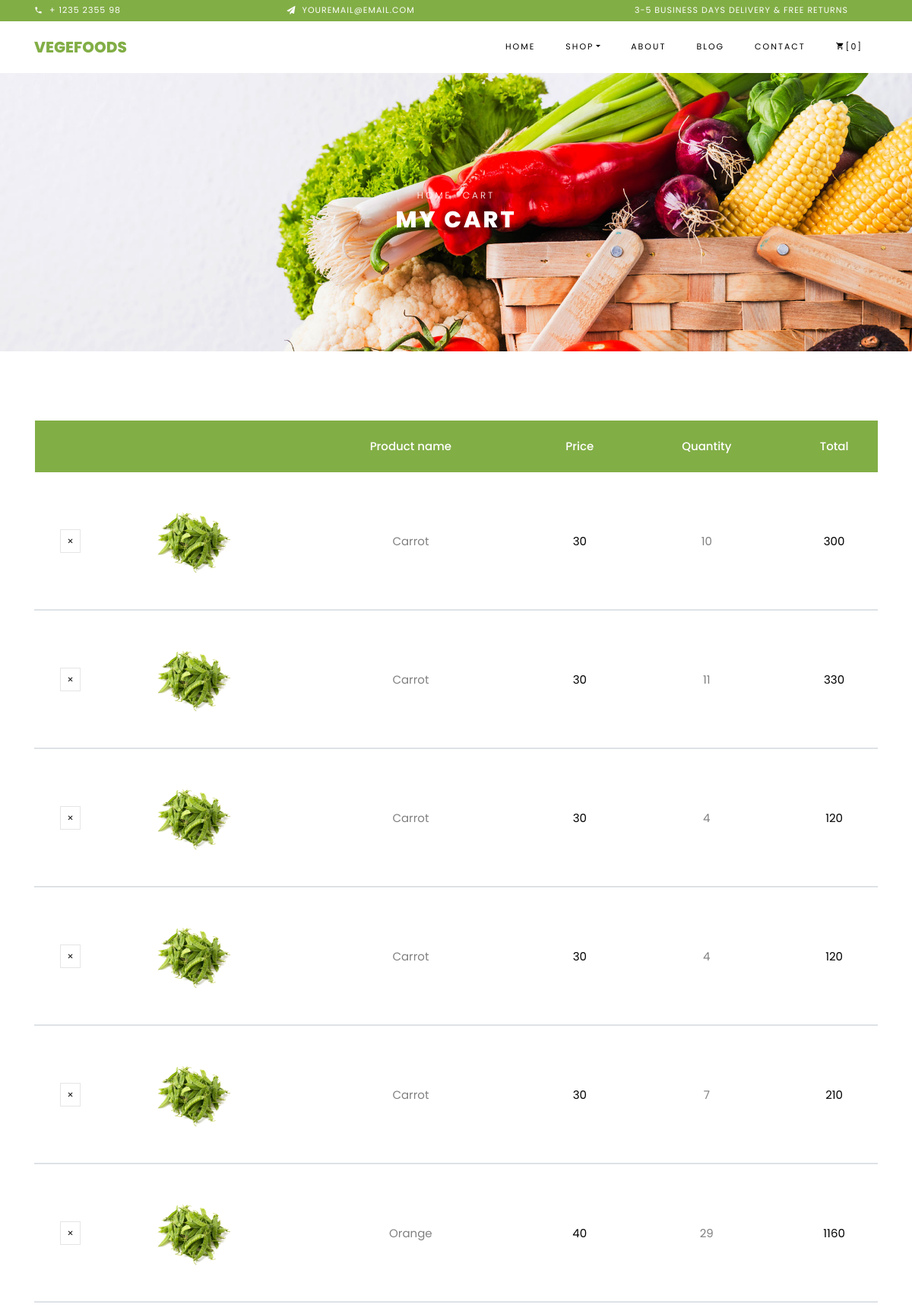
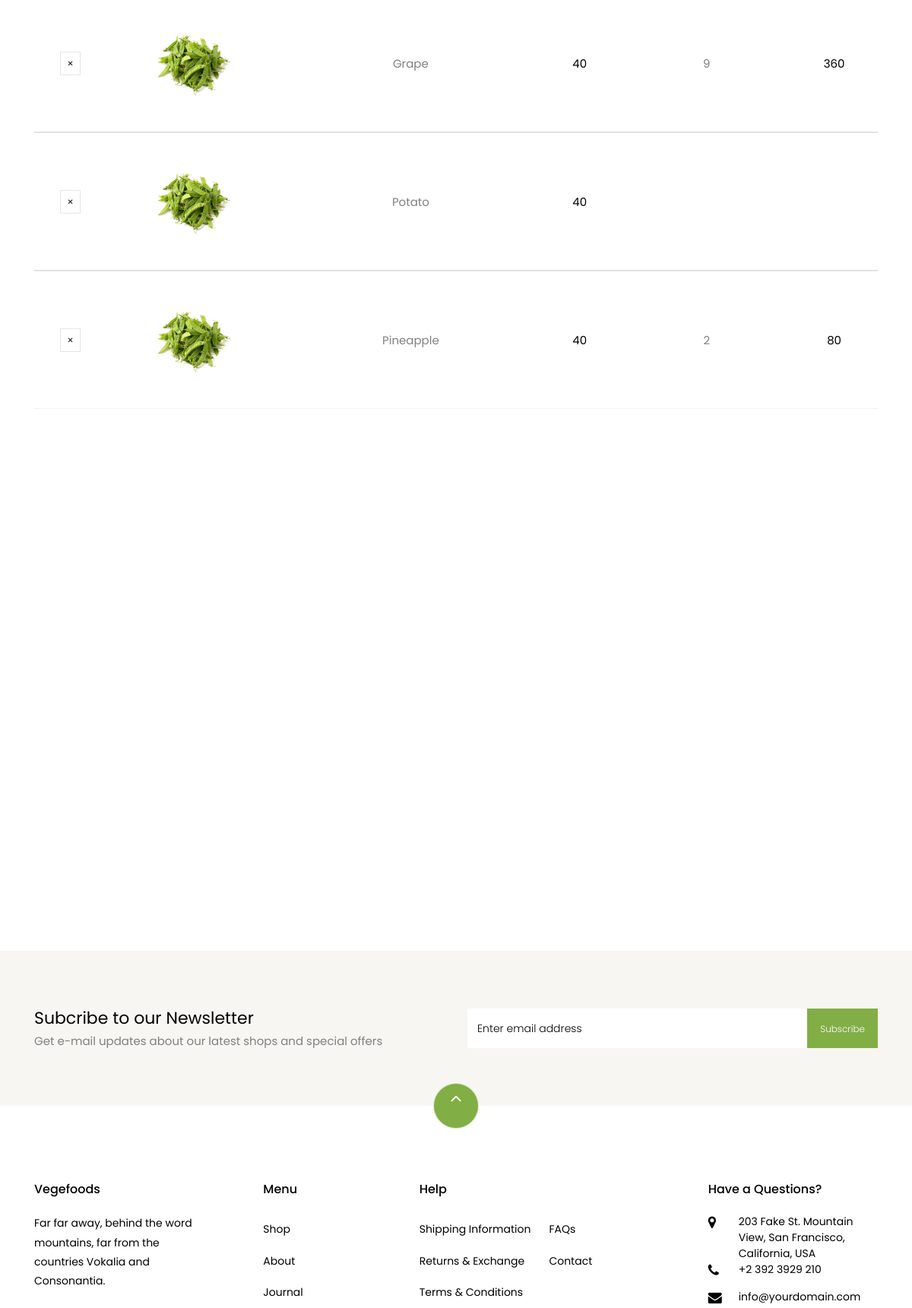
The app's page /frontEnd/cart/ (upper part) with its own data (2 pictures, top to bottom).
### FrontEnd/models.py (models this page shows)
class cartdb(models.Model):
    ca_name = models.CharField(max_length=100, null=True, blank=True)
    ca_price = models.CharField(max_length=100, null=True,blank=True)
    ca_qty = models.CharField(max_length=100, null=True, blank=True)
    ca_total = models.CharField(max_length=100, null=True, blank=True)

### FrontEnd/views.py (the view)
# urls.py: path('cart/', views.cart, name='cart'),
def cart(request):
    cat = cartdb.objects.all()
    return render(request,'cart.html',{'cat':cat})

### FrontEnd/templates/cart.html (shortened to what this page needs)
<!DOCTYPE html>
<html lang="en">
  <head>
    <link rel="stylesheet" href="/static/css/open-iconic-bootstrap.min.css">
    <link rel="stylesheet" href="/static/css/animate.css">
    <link rel="stylesheet" href="/static/css/owl.carousel.min.css">
    <link rel="stylesheet" href="/static/css/owl.theme.default.min.css">
    <link rel="stylesheet" href="/static/css/magnific-popup.css">
    <link rel="stylesheet" href="/static/css/aos.css">
    <link rel="stylesheet" href="/static/css/ionicons.min.css">
    <link rel="stylesheet" href="/static/css/bootstrap-datepicker.css">
    <link rel="stylesheet" href="/static/css/jquery.timepicker.css">
    <link rel="stylesheet" href="/static/css/flaticon.css">
    <link rel="stylesheet" href="/static/css/icomoon.css">
    <link rel="stylesheet" href="/static/css/style.css">
  </head>
  <body class="goto-here">
		<div class="py-1 bg-primary">
    	<div class="container">
    		<div class="row no-gutters d-flex align-items-start align-items-center px-md-0">
	    		<div class="col-lg-12 d-block">
		    		<div class="row d-flex">
		    			<div class="col-md pr-4 d-flex topper align-items-center">
					    	<div class="icon mr-2 d-flex justify-content-center align-items-center"><span class="icon-phone2"></span></div>
						    <span class="text">+ 1235 2355 98</span>
					    </div>
					    <div class="col-md pr-4 d-flex topper align-items-center">
					    	<div class="icon mr-2 d-flex justify-content-center align-items-center"><span class="icon-paper-plane"></span></div>
						    <span class="text">youremail@email.com</span>
					    </div>
					    <div class="col-md-5 pr-4 d-flex topper align-items-center text-lg-right">
						    <span class="text">3-5 Business days delivery &amp; Free Returns</span>
					    </div>
				    </div>
			    </div>
		    </div>
		  </div>
    </div>
    <nav class="navbar navbar-expand-lg navbar-dark ftco_navbar bg-dark ftco-navbar-light" id="ftco-navbar">
	    <div class="container">
	      <a class="navbar-brand" href="index.html">Vegefoods</a>
	      <div class="collapse navbar-collapse" id="ftco-nav">
	        <ul class="navbar-nav ml-auto">
	          <li class="nav-item"><a href="index.html" class="nav-link">Home</a></li>
	          <li class="nav-item active dropdown">
              <a class="nav-link dropdown-toggle" href="#" id="dropdown04" data-toggle="dropdown" aria-haspopup="true" aria-expanded="false">Shop</a>
            </li>
	          <li class="nav-item"><a href="about.html" class="nav-link">About</a></li>
	          <li class="nav-item"><a href="blog.html" class="nav-link">Blog</a></li>
	          <li class="nav-item"><a href="contact.html" class="nav-link">Contact</a></li>
	          <li class="nav-item cta cta-colored"><a href="cart.html" class="nav-link"><span class="icon-shopping_cart"></span>[0]</a></li>
	        </ul>
	      </div>
	    </div>
	  </nav>
    <div class="hero-wrap hero-bread" style="background-image: url('/static/images/bg_1.jpg');">
      <div class="container">
        <div class="row no-gutters slider-text align-items-center justify-content-center">
          <div class="col-md-9 ftco-animate text-center">
          	<p class="breadcrumbs"><span class="mr-2"><a href="index.html">Home</a></span> <span>Cart</span></p>
            <h1 class="mb-0 bread">My Cart</h1>
          </div>
        </div>
      </div>
    </div>
    <section class="ftco-section ftco-cart">
			<div class="container">
				<div class="row">
    			<div class="col-md-12 ftco-animate">
    				<div class="cart-list">
	    				<table class="table">
						    <thead class="thead-primary">
						      <tr class="text-center">
						        <th>&nbsp;</th>
						        <th>&nbsp;</th>
						        <th>Product name</th>
						        <th>Price</th>
						        <th>Quantity</th>
						        <th>Total</th>
						      </tr>
						    </thead>
							{% for i in cat %}
						    <tbody>
						      <tr class="text-center">
						        <td class="product-remove"><a href="#"><span class="ion-ios-close"></span></a></td>
						        <td class="image-prod"><div class="img" style="background-image:url(/static/images/product-3.jpg);"></div></td>
						        <td class="product-name">{{i.ca_name}}</td>
						        <td class="price">{{i.ca_price}}</td>
						        <td class="quantity">{{i.ca_qty}}</td>
						        <td class="total">{{i.ca_total}}</td>
						      </tr>
						    </tbody>
							{% endfor %}
						  </table>
					  </div>
    			</div>
    		</div>
    		<div class="row justify-content-end">
    		</div>
			</div>
		</section>
		<section class="ftco-section ftco-no-pt ftco-no-pb py-5 bg-light">
      <div class="container py-4">
        <div class="row d-flex justify-content-center py-5">
          <div class="col-md-6">
          	<h2 style="font-size: 22px;" class="mb-0">Subcribe to our Newsletter</h2>
          	<span>Get e-mail updates about our latest shops and special offers</span>
          </div>
          <div class="col-md-6 d-flex align-items-center">
            <form action="#" class="subscribe-form">
              <div class="form-group d-flex">
                <input type="text" class="form-control" placeholder="Enter email address">
                <input type="submit" value="Subscribe" class="submit px-3">
              </div>
            </form>
          </div>
        </div>
      </div>
    </section>
    <footer class="ftco-footer ftco-section">
      <div class="container">
      	<div class="row">
      		<div class="mouse">
						<a href="#" class="mouse-icon">
							<div class="mouse-wheel"><span class="ion-ios-arrow-up"></span></div>
						</a>
					</div>
      	</div>
        <div class="row mb-5">
          <div class="col-md">
            <div class="ftco-footer-widget mb-4">
              <h2 class="ftco-heading-2">Vegefoods</h2>
              <p>Far far away, behind the word mountains, far from the countries Vokalia and Consonantia.</p>
            </div>
          </div>
          <div class="col-md">
            <div class="ftco-footer-widget mb-4 ml-md-5">
              <h2 class="ftco-heading-2">Menu</h2>
              <ul class="list-unstyled">
                <li><a href="#" class="py-2 d-block">Shop</a></li>
                <li><a href="#" class="py-2 d-block">About</a></li>
                <li><a href="#" class="py-2 d-block">Journal</a></li>
              </ul>
            </div>
          </div>
          <div class="col-md-4">
             <div class="ftco-footer-widget mb-4">
              <h2 class="ftco-heading-2">Help</h2>
              <div class="d-flex">
	              <ul class="list-unstyled mr-l-5 pr-l-3 mr-4">
	                <li><a href="#" class="py-2 d-block">Shipping Information</a></li>
	                <li><a href="#" class="py-2 d-block">Returns &amp; Exchange</a></li>
	                <li><a href="#" class="py-2 d-block">Terms &amp; Conditions</a></li>
	              </ul>
	              <ul class="list-unstyled">
	                <li><a href="#" class="py-2 d-block">FAQs</a></li>
	                <li><a href="#" class="py-2 d-block">Contact</a></li>
	              </ul>
	            </div>
            </div>
          </div>
          <div class="col-md">
            <div class="ftco-footer-widget mb-4">
            	<h2 class="ftco-heading-2">Have a Questions?</h2>
            	<div class="block-23 mb-3">
	              <ul>
	                <li><span class="icon icon-map-marker"></span><span class="text">203 Fake St. Mountain View, San Francisco, California, USA</span></li>
	                <li><a href="#"><span class="icon icon-phone"></span><span class="text">+2 392 3929 210</span></a></li>
	                <li><a href="#"><span class="icon icon-envelope"></span><span class="text">info@yourdomain.com</span></a></li>
	              </ul>
	            </div>
            </div>
          </div>
        </div>
      </div>
    </footer>
  </body>
</html>

### FrontEnd/static/css/icomoon.css (style rules this page uses)
[class^="icon-"], [class*=" icon-"] { font-family: 'icomoon' !important; speak: none; font-style: normal; font-weight: normal; font-variant: normal; text-transform: none; line-height: 1; -webkit-font-smoothing: antialiased; -moz-osx-font-smoothing: grayscale; }
.icon-map-marker:before { content: "\f041"; }
.icon-phone:before { content: "\f095"; }
.icon-envelope:before { content: "\f0e0"; }
.icon-paper-plane:before { content: "\f1d8"; }
.icon-phone2:before { content: "\e0cd"; }
.icon-shopping_cart:before { content: "\e8cc"; }

### records on screen
cartdb: ca_name "Carrot", ca_price "30", ca_qty "10", ca_total "300"
cartdb: ca_name "Carrot", ca_price "30", ca_qty "11", ca_total "330"
cartdb: ca_name "Carrot", ca_price "30", ca_qty "4", ca_total "120"
cartdb: ca_name "Carrot", ca_price "30", ca_qty "4", ca_total "120"
cartdb: ca_name "Carrot", ca_price "30", ca_qty "7", ca_total "210"
cartdb: ca_name "Orange", ca_price "40", ca_qty "29", ca_total "1160"
cartdb: ca_name "Grape", ca_price "40", ca_qty "9", ca_total "360"
cartdb: ca_name "Potato", ca_price "40"
cartdb: ca_name "Pineapple", ca_price "40", ca_qty "2", ca_total "80"
